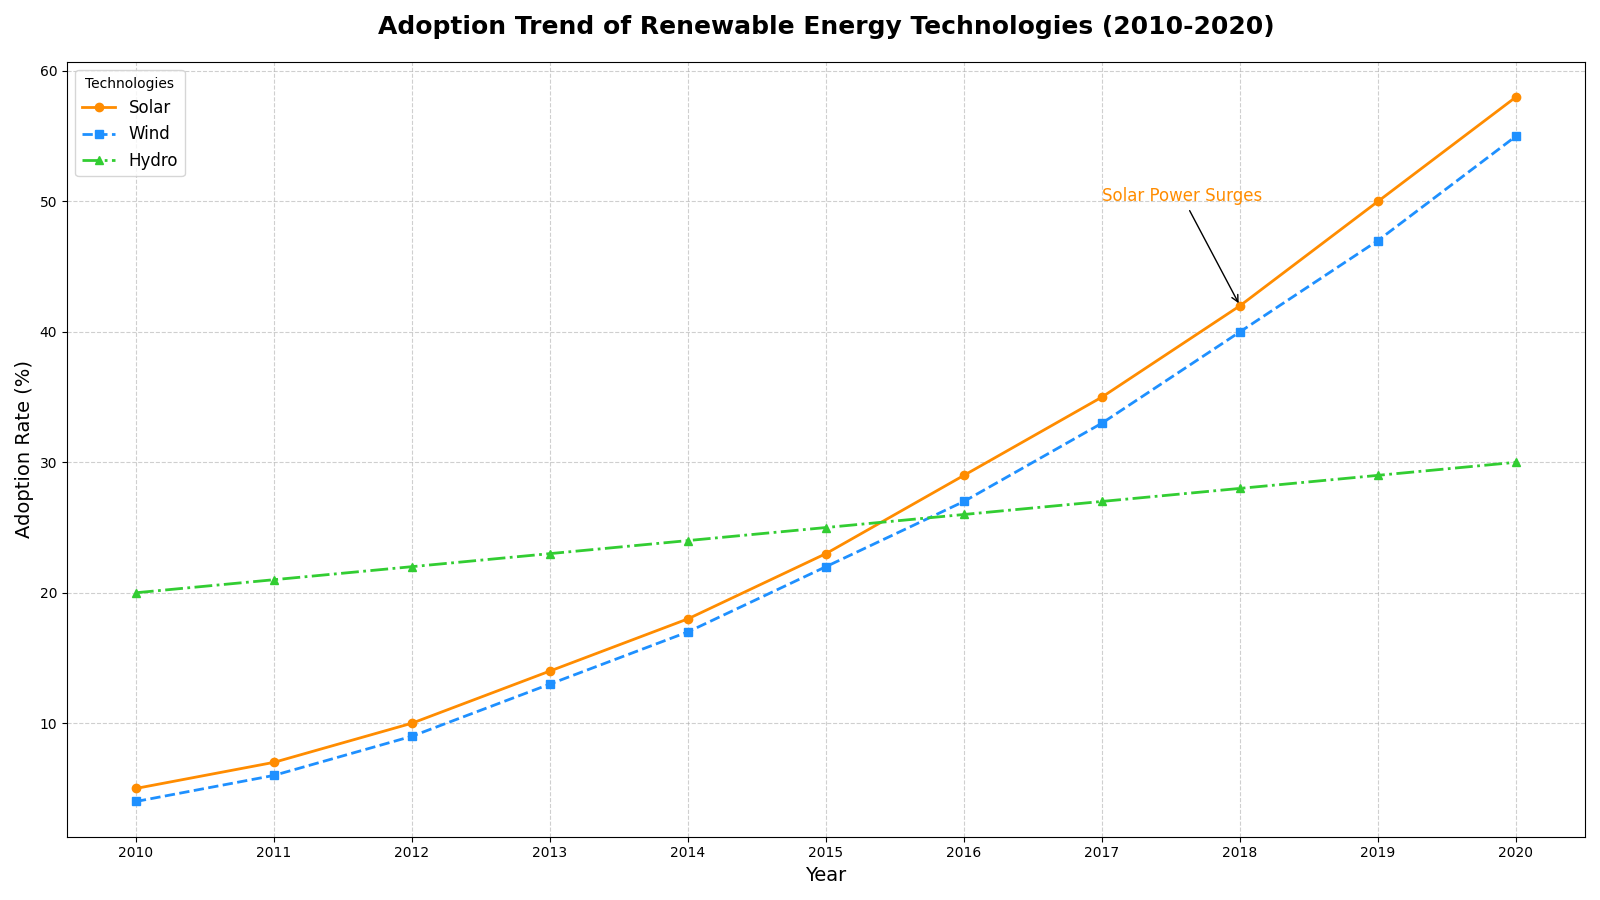

This chart was generated by the following Python code:
import matplotlib.pyplot as plt
import numpy as np

# Define the years from 2010 to 2020
years = np.arange(2010, 2021)

# Define data for different renewable energy technologies (adoption rate in percentage)
solar = [5, 7, 10, 14, 18, 23, 29, 35, 42, 50, 58]
wind = [4, 6, 9, 13, 17, 22, 27, 33, 40, 47, 55]
hydro = [20, 21, 22, 23, 24, 25, 26, 27, 28, 29, 30]

# Create subplots
fig, ax1 = plt.subplots(figsize=(16, 9))

# Line plots for each technology
ax1.plot(years, solar, marker='o', linestyle='-', color='#FF8C00', linewidth=2, label='Solar')
ax1.plot(years, wind, marker='s', linestyle='--', color='#1E90FF', linewidth=2, label='Wind')
ax1.plot(years, hydro, marker='^', linestyle='-.', color='#32CD32', linewidth=2, label='Hydro')

# Adding titles and labels
ax1.set_title('Adoption Trend of Renewable Energy Technologies (2010-2020)', fontsize=18, fontweight='bold', pad=20)
ax1.set_xlabel('Year', fontsize=14)
ax1.set_ylabel('Adoption Rate (%)', fontsize=14)

# Setting x-axis ticks
ax1.set_xticks(years)

# Adding grid lines
ax1.grid(visible=True, linestyle='--', alpha=0.6)

# Adding legend
ax1.legend(title='Technologies', loc='upper left', fontsize=12)

# Adding annotations
ax1.annotate('Solar Power Surges', xy=(2018, 42), xytext=(2017, 50),
             arrowprops=dict(facecolor='black', arrowstyle='->'),
             fontsize=12, color='#FF8C00')

# Automatically adjust layout
plt.tight_layout()

# Show the plot
plt.show()
